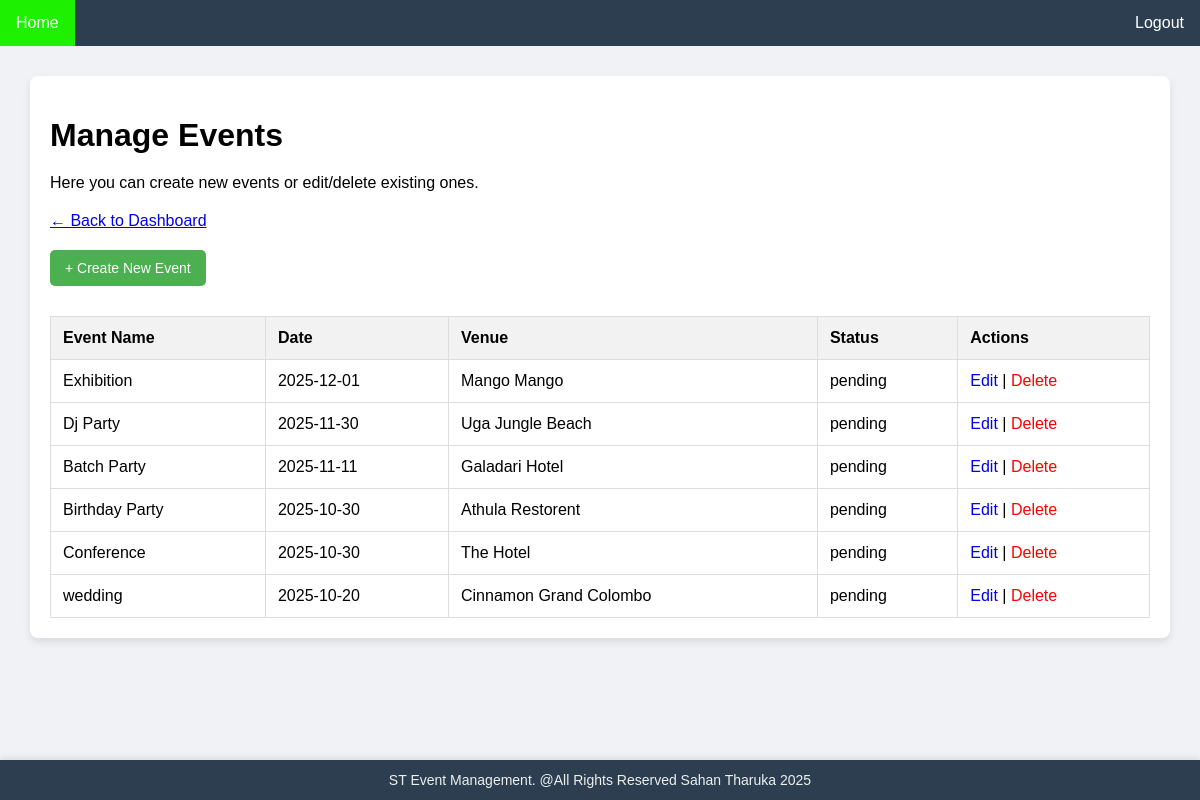
The page /manage-events.php (signed in) on the database its author committed.
### tables this page shows
CREATE TABLE IF NOT EXISTS `events` (
  `event_id` int UNSIGNED NOT NULL AUTO_INCREMENT,
  `event_name` varchar(150) NOT NULL,
  `event_date` date NOT NULL,
  `end_date` date DEFAULT NULL,
  `start_time` time DEFAULT NULL,
  `end_time` time DEFAULT NULL,
  `event_status` enum('scheduled','completed','cancelled','pending') NOT NULL DEFAULT 'pending',
  `event_description` text,
  `venue_id` int UNSIGNED NOT NULL,
  `staff_id` int UNSIGNED NOT NULL,
  `max_attendees` int DEFAULT NULL,
  `created_at` timestamp NOT NULL DEFAULT CURRENT_TIMESTAMP,
  PRIMARY KEY (`event_id`),
  KEY `idx_events_venue` (`venue_id`),
  KEY `idx_events_staff` (`staff_id`)
);

CREATE TABLE IF NOT EXISTS `venues` (
  `venue_id` int UNSIGNED NOT NULL AUTO_INCREMENT,
  `venue_name` varchar(100) NOT NULL,
  `address` varchar(200) DEFAULT NULL,
  `capacity` int NOT NULL,
  `contact_info` varchar(100) DEFAULT NULL,
  `Phone_Number` varchar(20) DEFAULT NULL,
  `created_at` timestamp NOT NULL DEFAULT CURRENT_TIMESTAMP,
  PRIMARY KEY (`venue_id`)
);

### manage-events.php (the view, shortened to what this page needs)
<?php
include_once 'header.php';
require_once 'includes/dbconnection.php';
?>
<div class="page-container">
    <h1>Manage Events</h1>
    <p style="margin-bottom: 20px;">Here you can create new events or edit/delete existing ones.</p>
    <a href="staff.php" style="display:inline-block; margin-bottom: 20px;">&larr; Back to Dashboard</a>
    <div class="action-links" style="margin-bottom: 30px;">
        <a href="create-event.php" class="btn btn-green">+ Create New Event</a>
    </div>
    <table style="width:100%; border-collapse: collapse; margin-top: 20px;">
        <thead style="background-color: #f2f2f2;">
            <tr>
                <th style="padding: 12px; border: 1px solid #ddd; text-align: left;">Event Name</th>
                <th style="padding: 12px; border: 1px solid #ddd; text-align: left;">Date</th>
                <th style="padding: 12px; border: 1px solid #ddd; text-align: left;">Venue</th>
                <th style="padding: 12px; border: 1px solid #ddd; text-align: left;">Status</th>
                <th style="padding: 12px; border: 1px solid #ddd; text-align: left;">Actions</th>
            </tr>
        </thead>
        <tbody>
            <?php
            $sql = "SELECT events.*, venues.venue_name FROM events JOIN venues ON events.venue_id = venues.venue_id ORDER BY events.event_date DESC";
            $result = $conn->query($sql);
            if ($result->num_rows > 0) {
                while($row = $result->fetch_assoc()) {
                    echo "<tr>";
                    echo "<td style='padding: 12px; border: 1px solid #ddd;'>" . htmlspecialchars($row['event_name']) . "</td>";
                    echo "<td style='padding: 12px; border: 1px solid #ddd;'>" . htmlspecialchars($row['event_date']) . "</td>";
                    echo "<td style='padding: 12px; border: 1px solid #ddd;'>" . htmlspecialchars($row['venue_name']) . "</td>";
                    echo "<td style='padding: 12px; border: 1px solid #ddd;'>" . htmlspecialchars($row['event_status']) . "</td>";
                    echo "<td style='padding: 12px; border: 1px solid #ddd;'>";
                    echo "<a href='edit-event.php?id=" . $row['event_id'] . "' style='text-decoration:none;'>Edit</a> | ";
                    echo "<a href='includes/delete-event.inc.php?id=" . $row['event_id'] . "' style='text-decoration:none; color:red;' onclick='return confirm(\"Are you sure?\");'>Delete</a>";
                    echo "</td>";
                    echo "</tr>";
                }
            } else {
                echo "<tr><td colspan='5' style='padding: 12px; border: 1px solid #ddd; text-align: center;'>No events found.</td></tr>";
            }
            ?>
        </tbody>
    </table>
</div>
<?php
    include_once 'footer.php';
?>

### header.php (shortened to what this page needs)
<!DOCTYPE html>
<html lang="en">
<head>
</head>
<body>
    <ul class="navbar">
		<?php if (basename($_SERVER['PHP_SELF']) !== 'index.php'): ?>
		<li><a href="index.php">Home</a></li>
		<?php endif; ?>
		<?php if (basename($_SERVER['PHP_SELF']) === 'index.php'): ?>
		<li class="right"><a href="loging.php">Login</a></li>
		<li class="right"><a href="signup.php">Signup</a></li>
		<?php else: ?>
		<li class="right"><a href="includes/logout.inc.php">Logout</a></li>
		<?php endif; ?>
    </ul>

### footer.php (shortened to what this page needs)
<footer class="site-footer">
	<div class="footer-inner">ST Event Management. @All Rights Reserved Sahan Tharuka 2025</div>
</footer>
</body>
</html>

### header.php (style rules this page uses)
body { font-family:sans-serif;margin:0;padding:0;background-color:#f0f2f5; }
.navbar { list-style-type:none; margin:0; padding:0; overflow:hidden; background-color: #2c3e50; }
.navbar li { float:left; }
.navbar li a { display:block;color:white;text-align:center;padding:14px 16px;text-decoration:none; }
.navbar li.right { float:right; }
.page-container { max-width:1100px;margin:30px auto;padding:20px;background-color:#fff;border-radius:8px;box-shadow:0 4px 8px rgba(0,0,0,0.1); }
.form-container h1, .page-container h1, .page-container h2 { margin-bottom:20px; }
.btn { text-decoration: none; color: white !important; padding: 10px 15px; border-radius: 5px; display: inline-block; margin-right: 10px; border: none; cursor: pointer; font-size: 14px; }
.btn-green { background-color: #4CAF50; }

### manage-events.php (style rules this page uses)
body { margin: 0; padding: 0; background-image: url('uploads/hero-dashboard.png'); background-size: cover; background-position: center; background-repeat: no-repeat; height: 100vh; }

### footer.php (style rules this page uses)
.site-footer { position: fixed; left: 0; right: 0; bottom: 0; background-color: #2c3e50; color: #ecf0f1; padding: 12px 16px; font-family: sans-serif; font-size: 14px; box-shadow: 0 -2px 6px rgba(0,0,0,0.1); z-index: 1000; }
.site-footer .footer-inner { max-width: 1100px; margin: 0 auto; text-align: center; }

### rows shown on the page
events: event_name "Exhibition", event_date "2025-12-01", venue.venue_name "Mango Mango", event_status "pending"
events: event_name "Dj Party", event_date "2025-11-30", venue.venue_name "Uga Jungle Beach", event_status "pending"
events: event_name "Batch Party", event_date "2025-11-11", venue.venue_name "Galadari Hotel", event_status "pending"
events: event_name "Birthday Party", event_date "2025-10-30", venue.venue_name "Athula Restorent", event_status "pending"
events: event_name "Conference", event_date "2025-10-30", venue.venue_name "The Hotel", event_status "pending"
events: event_name "wedding", event_date "2025-10-20", venue.venue_name "Cinnamon Grand Colombo", event_status "pending"
